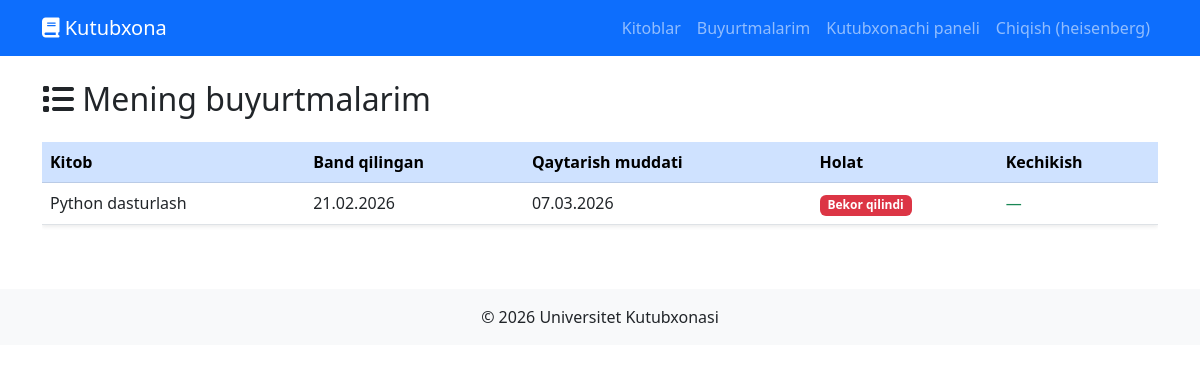
The app's page /books/my/ (signed in) with its own data.
### books/models.py (models this page shows, shortened)
class Booking(models.Model):
    STATUS_CHOICES = [
        ('pending', 'Kutilmoqda'),
        ('approved', 'Tasdiqlandi'),
        ('returned', 'Qaytarildi'),
        ('cancelled', 'Bekor qilindi'),
    ]
    user = models.ForeignKey(User, on_delete=models.CASCADE)
    book = models.ForeignKey(Book, on_delete=models.CASCADE)
    booked_at = models.DateTimeField(auto_now_add=True)
    due_date = models.DateField()
    returned_at = models.DateTimeField(null=True, blank=True)
    status = models.CharField(max_length=20, choices=STATUS_CHOICES, default='pending')
    @property
    def is_overdue(self):
        from django.utils import timezone
        if self.status == 'approved' and self.due_date < timezone.now().date():
            return True
        return False

class Book(models.Model):
    title = models.CharField(max_length=200)
    author = models.CharField(max_length=100)
    category = models.ForeignKey(Category, on_delete=models.SET_NULL, null=True)
    total_copies = models.IntegerField(default=1)
    available_copies = models.IntegerField(default=1)
    description = models.TextField(blank=True)
    created_at = models.DateTimeField(auto_now_add=True)

### books/views.py (the view)
# urls.py: path('my/', views.my_bookings, name='my_bookings'),
@login_required
def my_bookings(request):
    bookings = Booking.objects.filter(user=request.user).order_by('-booked_at')
    return render(request, 'books/my_bookings.html', {'bookings': bookings})

### templates/books/my_bookings.html (shortened to what this page needs)
{% extends 'base.html' %}
{% block content %}
<h2 class="mb-4"><i class="fas fa-list"></i> Mening buyurtmalarim</h2>
{% if bookings %}
<div class="table-responsive">
    <table class="table table-hover shadow-sm">
        <thead class="table-primary">
            <tr>
                <th>Kitob</th>
                <th>Band qilingan</th>
                <th>Qaytarish muddati</th>
                <th>Holat</th>
                <th>Kechikish</th>
            </tr>
        </thead>
        <tbody>
            {% for booking in bookings %}
            <tr>
                <td>{{ booking.book.title }}</td>
                <td>{{ booking.booked_at|date:"d.m.Y" }}</td>
                <td>{{ booking.due_date|date:"d.m.Y" }}</td>
                <td>
                    <span class="badge
                        {% if booking.status == 'approved' %}bg-success
                        {% elif booking.status == 'pending' %}bg-warning text-dark
                        {% elif booking.status == 'returned' %}bg-secondary
                        {% else %}bg-danger{% endif %}">
                        {{ booking.get_status_display }}
                    </span>
                </td>
                <td>
                    {% if booking.is_overdue %}
                        <span class="badge bg-danger">
                            <i class="fas fa-exclamation-triangle"></i> Kechikdi!
                        </span>
                    {% else %}
                        <span class="text-success">—</span>
                    {% endif %}
                </td>
            </tr>
            {% endfor %}
        </tbody>
    </table>
</div>
{% else %}
    <div class="alert alert-info">
        <i class="fas fa-info-circle"></i> Hali buyurtma yo'q.
        <a href="/books/">Kitoblarni ko'ring</a>
    </div>
{% endif %}
{% endblock %}

### templates/base.html (shortened to what this page needs)
<!DOCTYPE html>
<html lang="uz">
<head>
    <link href="https://cdn.jsdelivr.net/npm/bootstrap@5.3.0/dist/css/bootstrap.min.css" rel="stylesheet">
    <link href="https://cdnjs.cloudflare.com/ajax/libs/font-awesome/6.4.0/css/all.min.css" rel="stylesheet">
</head>
<body>
    <nav class="navbar navbar-expand-lg navbar-dark bg-primary">
        <div class="container">
            <a class="navbar-brand" href="/">
                <i class="fas fa-book"></i> Kutubxona
            </a>
            <div class="navbar-nav ms-auto">
            {% if user.is_authenticated %}
            <a class="nav-link" href="/books/">Kitoblar</a>
            <a class="nav-link" href="/books/my/">Buyurtmalarim</a>
            {% if user.is_staff %}
            <a class="nav-link" href="/books/librarian/">Kutubxonachi paneli</a>
            {% endif %}
            <a class="nav-link" href="/logout/">Chiqish ({{ user.username }})</a>
            {% else %}
            <a class="nav-link" href="/login/">Kirish</a>
            <a class="nav-link" href="/register/">Ro'yxatdan o'tish</a>
            <a class="nav-link" href="/profile/">Profilim</a>
            {% endif %}
            </div>
        </div>
    </nav>
    <div class="container mt-4">
        {% block content %}{% endblock %}
    </div>
    <footer class="bg-light text-center py-3 mt-5">
        <p class="mb-0">© 2026 Universitet Kutubxonasi</p>
    </footer>
</body>
</html>

### records on screen
Booking: book "Python dasturlash", booked_at "21.02.2026", due_date "07.03.2026", status "Bekor qilindi"

### other values on screen
{{ user.username }} "heisenberg"
